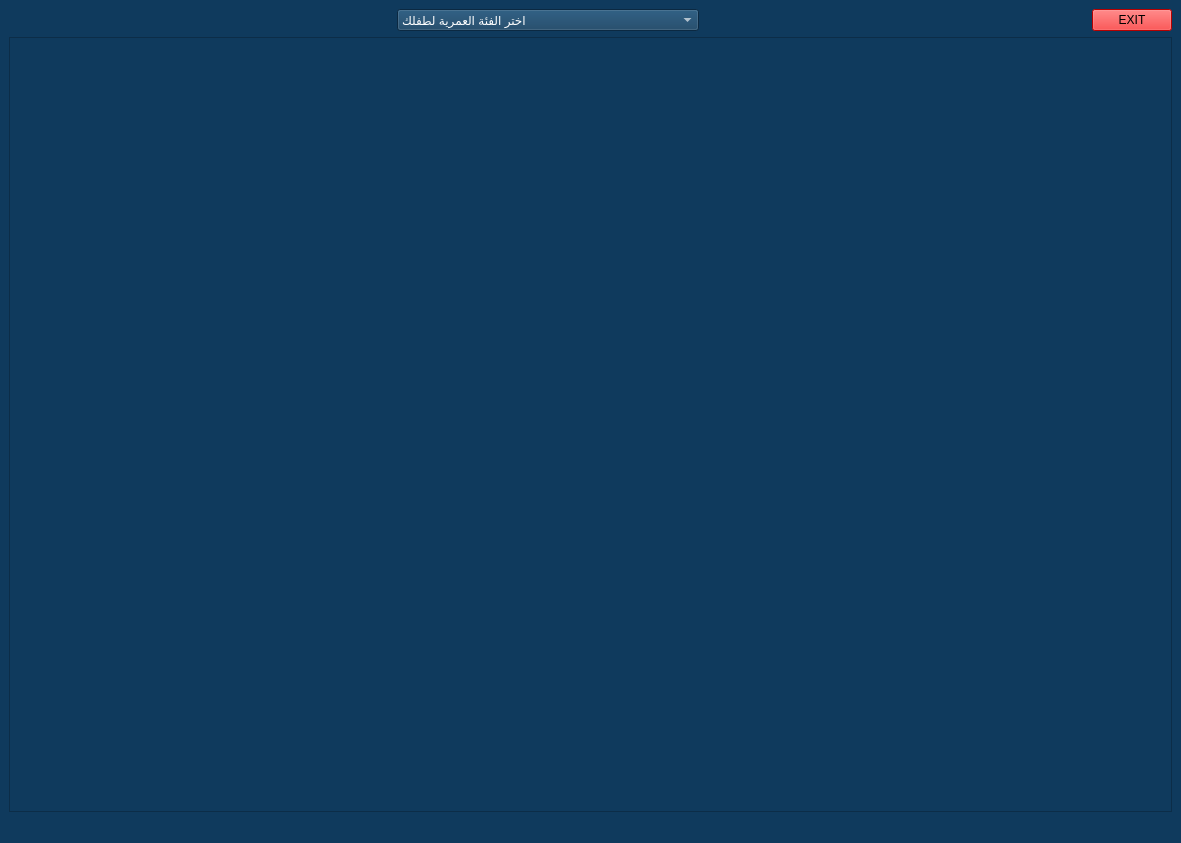
<?xml version="1.0" encoding="UTF-8"?>
<ui version="4.0">
 <class>math_boy</class>
 <widget class="QMainWindow" name="math_boy">
  <property name="geometry">
   <rect>
    <x>0</x>
    <y>0</y>
    <width>1181</width>
    <height>843</height>
   </rect>
  </property>
  <property name="windowTitle">
   <string>MainWindow</string>
  </property>
  <property name="styleSheet">
   <string notr="true">
background-color: rgb(15, 58, 93)
</string>
  </property>
  <widget class="QWidget" name="centralwidget">
   <layout class="QGridLayout" name="gridLayout">
    <item row="0" column="1">
     <widget class="QComboBox" name="comboBox">
      <property name="minimumSize">
       <size>
        <width>302</width>
        <height>0</height>
       </size>
      </property>
      <property name="styleSheet">
       <string notr="true">color: rgb(255, 255, 255);</string>
      </property>
      <item>
       <property name="text">
        <string>اختر الفئة العمرية لطفلك </string>
       </property>
      </item>
      <item>
       <property name="text">
        <string>0 – 6 أشهر</string>
       </property>
      </item>
      <item>
       <property name="text">
        <string>7 – 12 شهرا</string>
       </property>
      </item>
      <item>
       <property name="text">
        <string>1 – 3 سنوات</string>
       </property>
      </item>
      <item>
       <property name="text">
        <string>4 – 6 سنوات</string>
       </property>
      </item>
      <item>
       <property name="text">
        <string>7 – 12 سنة</string>
       </property>
      </item>
      <item>
       <property name="text">
        <string>13 – 18 سنة</string>
       </property>
      </item>
     </widget>
    </item>
    <item row="0" column="0">
     <spacer name="horizontalSpacer_2">
      <property name="orientation">
       <enum>Qt::Horizontal</enum>
      </property>
      <property name="sizeHint" stdset="0">
       <size>
        <width>378</width>
        <height>20</height>
       </size>
      </property>
     </spacer>
    </item>
    <item row="0" column="2">
     <spacer name="horizontalSpacer">
      <property name="orientation">
       <enum>Qt::Horizontal</enum>
      </property>
      <property name="sizeHint" stdset="0">
       <size>
        <width>379</width>
        <height>20</height>
       </size>
      </property>
     </spacer>
    </item>
    <item row="0" column="3">
     <widget class="QPushButton" name="pushButton">
      <property name="styleSheet">
       <string notr="true">background-color: rgb(255, 0, 0);</string>
      </property>
      <property name="text">
       <string>EXIT</string>
      </property>
     </widget>
    </item>
    <item row="1" column="0" colspan="4">
     <widget class="QTextBrowser" name="textBrowser">
      <property name="styleSheet">
       <string notr="true">font: 11pt &quot;Segoe UI&quot;;
color: rgb(255, 255, 255);</string>
      </property>
     </widget>
    </item>
   </layout>
  </widget>
  <widget class="QMenuBar" name="menubar">
   <property name="geometry">
    <rect>
     <x>0</x>
     <y>0</y>
     <width>1181</width>
     <height>21</height>
    </rect>
   </property>
  </widget>
  <widget class="QStatusBar" name="statusbar"/>
 </widget>
 <resources/>
 <connections/>
</ui>
